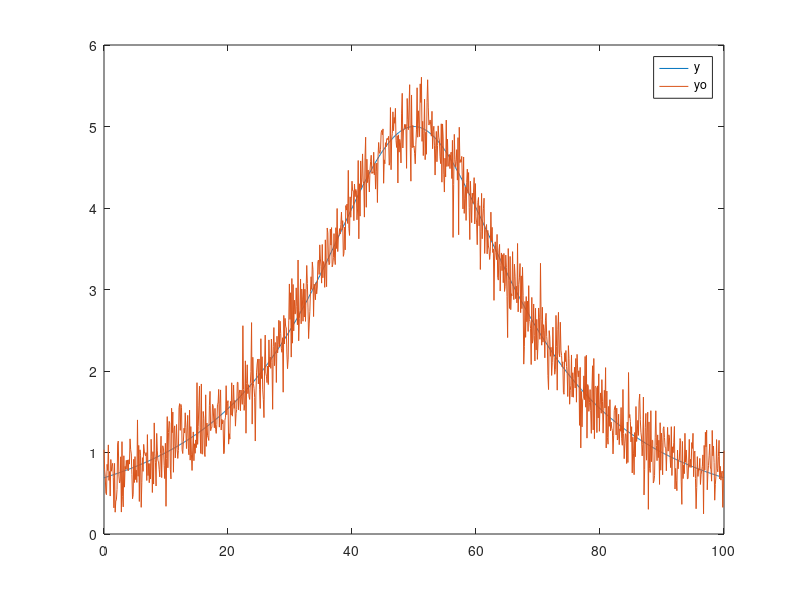

This chart was generated by the following MATLAB code: (Note: this script raises an error after producing the figure.)
clc;
x=0:0.1:100;
y=5./(1+4*((x-50)./40).^2)


dB=20;
yo=awgn(y,dB,'measured') %%Additing White Gaussian Noise
n=yo-y;
figure;
plot(x,y)
hold on
plot(x,yo)
legend('y','yo')
SNR=snr(y,n)


